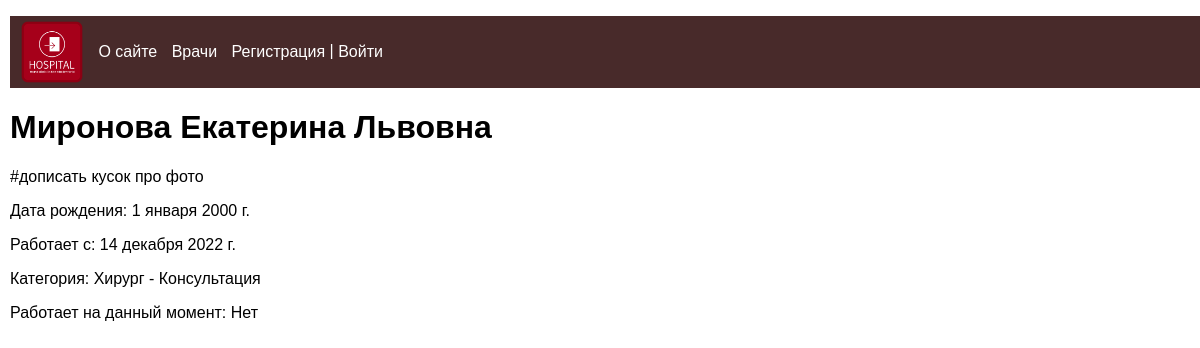
Page /medics/Mironova/ on the earlier database version.
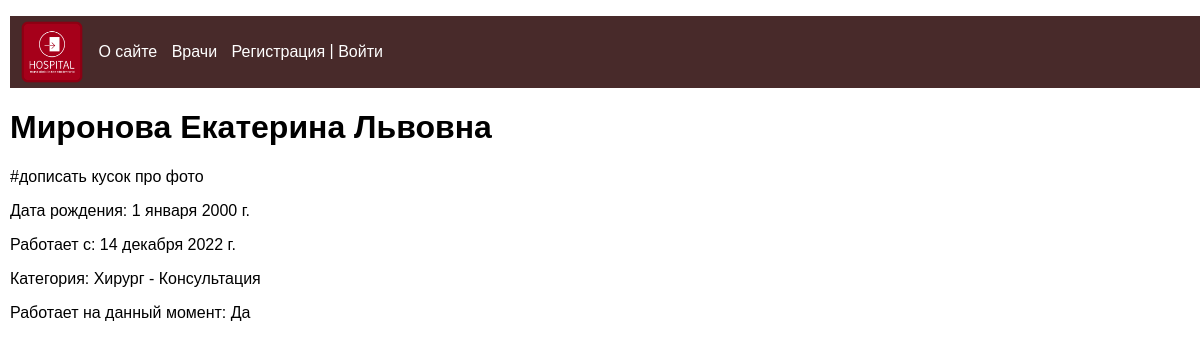
Same page on the later database version.
### patients/models.py (models this page shows, shortened)
class Medics(models.Model):
    first_name = models.CharField(verbose_name='Имя', max_length=50)
    last_name = models.CharField(verbose_name='Фамилия', max_length=50)
    middle_name = models.CharField(verbose_name='Отчество', max_length=50)
    gender = models.CharField(verbose_name='Пол', max_length=1)
    birth_date = models.DateField(verbose_name='Дата рождения', default=date(2000, 1, 1))
    works_from = models.DateField(verbose_name='Работает с')
    is_working = models.BooleanField(verbose_name='Работает на данный момент', default=True)
    grouptype = models.ForeignKey('GroupType', on_delete=models.CASCADE, verbose_name='Категория')
    slug = models.SlugField(verbose_name='URL', max_length=255, unique=True, db_index=True)
    user = models.ForeignKey(User, verbose_name='Пользователь', on_delete=models.CASCADE)
    class Meta:
        verbose_name = 'Врач'
        verbose_name_plural = 'Врачи'
        ordering = ['last_name', 'first_name']

class GroupType(models.Model):
    grouptype = models.CharField(verbose_name="Категория", max_length=50)
    service = models.CharField(verbose_name="Оказываемая услуга", max_length=50)
    class Meta:
        verbose_name = 'Категория'
        verbose_name_plural = 'Категории'
        ordering = ['grouptype']
    def __str__(self):
        return f'{self.grouptype} - {self.service}'

### patients/views.py (the view)
# urls.py: path('medics/<slug:med_slug>/', ShowMedic.as_view(), name='medic'),
class ShowMedic(DataMixin, DetailView):
    model = Medics
    template_name = 'patients/medics.html'
    slug_url_kwarg = 'med_slug'
    context_object_name = 'med'
    def get_context_data(self, *, object_list=None, **kwargs):
        context = super().get_context_data(**kwargs)
        c_def = self.get_user_context()
        return {**context, **c_def}

### patients/utils.py (called while the page is built)
    def get_user_context(self, **kwargs):
        context = kwargs
        context['menu'] = menu
        return context

### patients/templates/patients/medics.html
{% extends 'patients/base.html' %}
{% block content %}
<h1>{{med.last_name}} {{med.first_name}} {{med.middle_name}}</h1>
#дописать кусок про фото
<p>Дата рождения: {{med.birth_date}}</p>
<p>Работает с: {{med.works_from}}</p>
<p>Категория: {{med.grouptype}}</p>
{% if med.is_working %}
    <p>Работает на данный момент: Да</p>
    {% else %} <p>Работает на данный момент: Нет</p>
{% endif %}
{% endblock %}

### patients/templates/patients/base.html (shortened to what this page needs)
{% load static %}
<!DOCTYPE html>
<html>
<head>
    <link type="text/css" href="{% static 'patients/css/styles.css' %}" rel="stylesheet" />
</head>
<body>
    {% block mainmenu %}
    <div class="header">
        <ul id="mainmenu" class="mainmenu">
        <li class="logo"><a href="{% url 'home' %}"><div
            class="logo"><img src="{% static 'patients/images/logo.png'%}"></div></a></li>
             {% for m in menu %}
                <li><a href="{% url m.url_name %}">{{ m.title }}</a></li>
             {% endfor %}
            {% if request.user.is_authenticated %}
                <li class="last"> {{user.username}} | <a href="{% url 'logout' %}">Выйти</a></li>
            {% else %}
                <li class="last"><a href="{% url 'register' %}">Регистрация</a> | <a href="{% url 'login' %}">Войти</a></li>
            {% endif %}
        </ul>
    </div>
    {% endblock mainmenu %}
    {% block content %}
    {% endblock content %}
</body>
</html>

### patients/static/patients/css/styles.css (style rules this page uses)
a { text-decoration:none; color: #ba4e3f; }
body { font-family: "Arial"; margin: 0; padding: 0 10px 0 10px; height: 100%; width: 100%; color: #444: }
.logo img { height: 64px; width: 64px; vertical-align: middle; }
.header ul { color: #ffffff; background: #482a2a; height: 64px; padding: 4px 0 4px 10px; }
.header a { text-decoration:none; color: #ffffff; vertical-align: middle; }
.header li { display: inline-block; padding: 0 10px 0 0 }

Differences in the rows shown:
changed Medics "Миронова": is_working False → True (drawn)
Other differences:
text no longer shown: "Работает на данный момент: Нет"
text now shown: "Работает на данный момент: Да"
